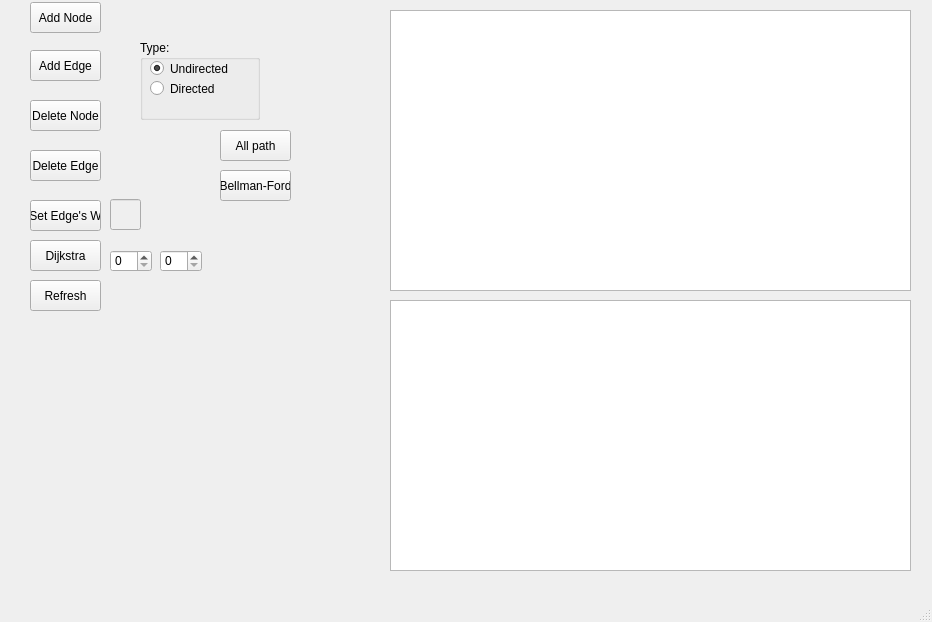
<?xml version="1.0" encoding="UTF-8"?>
<ui version="4.0">
 <class>MainWindow</class>
 <widget class="QMainWindow" name="MainWindow">
  <property name="geometry">
   <rect>
    <x>0</x>
    <y>0</y>
    <width>932</width>
    <height>622</height>
   </rect>
  </property>
  <property name="windowTitle">
   <string>Project</string>
  </property>
  <widget class="QWidget" name="centralwidget">
   <widget class="QGraphicsView" name="undirectedView">
    <property name="enabled">
     <bool>true</bool>
    </property>
    <property name="geometry">
     <rect>
      <x>390</x>
      <y>10</y>
      <width>521</width>
      <height>281</height>
     </rect>
    </property>
    <property name="cursor" stdset="0">
     <cursorShape>ArrowCursor</cursorShape>
    </property>
    <property name="mouseTracking">
     <bool>true</bool>
    </property>
   </widget>
   <widget class="QPushButton" name="btn_1">
    <property name="geometry">
     <rect>
      <x>30</x>
      <y>2</y>
      <width>71</width>
      <height>31</height>
     </rect>
    </property>
    <property name="text">
     <string>Add Node</string>
    </property>
   </widget>
   <widget class="QPushButton" name="btn_2">
    <property name="geometry">
     <rect>
      <x>30</x>
      <y>50</y>
      <width>71</width>
      <height>31</height>
     </rect>
    </property>
    <property name="text">
     <string>Add Edge</string>
    </property>
   </widget>
   <widget class="QPushButton" name="btn_3">
    <property name="geometry">
     <rect>
      <x>30</x>
      <y>100</y>
      <width>71</width>
      <height>31</height>
     </rect>
    </property>
    <property name="text">
     <string>Delete Node</string>
    </property>
   </widget>
   <widget class="QPushButton" name="btn_4">
    <property name="geometry">
     <rect>
      <x>30</x>
      <y>150</y>
      <width>71</width>
      <height>31</height>
     </rect>
    </property>
    <property name="text">
     <string>Delete Edge</string>
    </property>
   </widget>
   <widget class="QGroupBox" name="grb_graph_type">
    <property name="geometry">
     <rect>
      <x>140</x>
      <y>40</y>
      <width>120</width>
      <height>80</height>
     </rect>
    </property>
    <property name="title">
     <string>Type:</string>
    </property>
    <widget class="QRadioButton" name="rbtn_undirected">
     <property name="geometry">
      <rect>
       <x>10</x>
       <y>20</y>
       <width>82</width>
       <height>17</height>
      </rect>
     </property>
     <property name="text">
      <string>Undirected</string>
     </property>
     <property name="checked">
      <bool>true</bool>
     </property>
    </widget>
    <widget class="QRadioButton" name="rbtn_directed">
     <property name="geometry">
      <rect>
       <x>10</x>
       <y>40</y>
       <width>82</width>
       <height>17</height>
      </rect>
     </property>
     <property name="text">
      <string>Directed</string>
     </property>
    </widget>
   </widget>
   <widget class="QGraphicsView" name="directedView">
    <property name="enabled">
     <bool>true</bool>
    </property>
    <property name="geometry">
     <rect>
      <x>390</x>
      <y>300</y>
      <width>521</width>
      <height>271</height>
     </rect>
    </property>
    <property name="cursor" stdset="0">
     <cursorShape>ArrowCursor</cursorShape>
    </property>
    <property name="mouseTracking">
     <bool>true</bool>
    </property>
   </widget>
   <widget class="QPushButton" name="btn_5">
    <property name="geometry">
     <rect>
      <x>30</x>
      <y>200</y>
      <width>71</width>
      <height>31</height>
     </rect>
    </property>
    <property name="text">
     <string>Set Edge's W</string>
    </property>
   </widget>
   <widget class="QLineEdit" name="textbox">
    <property name="enabled">
     <bool>false</bool>
    </property>
    <property name="geometry">
     <rect>
      <x>110</x>
      <y>199</y>
      <width>31</width>
      <height>31</height>
     </rect>
    </property>
    <property name="text">
     <string/>
    </property>
   </widget>
   <widget class="QPushButton" name="btn_6">
    <property name="geometry">
     <rect>
      <x>30</x>
      <y>240</y>
      <width>71</width>
      <height>31</height>
     </rect>
    </property>
    <property name="text">
     <string>Dijkstra</string>
    </property>
   </widget>
   <widget class="QLabel" name="lbl_head">
    <property name="geometry">
     <rect>
      <x>10</x>
      <y>320</y>
      <width>321</width>
      <height>101</height>
     </rect>
    </property>
    <property name="styleSheet">
     <string notr="true"/>
    </property>
   </widget>
   <widget class="QLabel" name="lbl_body">
    <property name="geometry">
     <rect>
      <x>10</x>
      <y>420</y>
      <width>321</width>
      <height>61</height>
     </rect>
    </property>
    <property name="styleSheet">
     <string notr="true">while Q is not empty:
          u ← vertex in Q with min dist[u]   
          remove u from Q</string>
    </property>
    <property name="text">
     <string/>
    </property>
   </widget>
   <widget class="QLabel" name="lbl_foot">
    <property name="geometry">
     <rect>
      <x>10</x>
      <y>490</y>
      <width>321</width>
      <height>91</height>
     </rect>
    </property>
    <property name="text">
     <string/>
    </property>
   </widget>
   <widget class="QSpinBox" name="spb_source">
    <property name="geometry">
     <rect>
      <x>110</x>
      <y>250</y>
      <width>42</width>
      <height>22</height>
     </rect>
    </property>
   </widget>
   <widget class="QSpinBox" name="spb_des">
    <property name="geometry">
     <rect>
      <x>160</x>
      <y>250</y>
      <width>42</width>
      <height>22</height>
     </rect>
    </property>
    <property name="minimum">
     <number>0</number>
    </property>
   </widget>
   <widget class="QPushButton" name="btn_7">
    <property name="geometry">
     <rect>
      <x>30</x>
      <y>280</y>
      <width>71</width>
      <height>31</height>
     </rect>
    </property>
    <property name="text">
     <string>Refresh</string>
    </property>
   </widget>
   <widget class="QPushButton" name="btn_8">
    <property name="geometry">
     <rect>
      <x>220</x>
      <y>130</y>
      <width>71</width>
      <height>31</height>
     </rect>
    </property>
    <property name="text">
     <string>All path</string>
    </property>
   </widget>
   <widget class="QPushButton" name="btn_9">
    <property name="geometry">
     <rect>
      <x>220</x>
      <y>170</y>
      <width>71</width>
      <height>31</height>
     </rect>
    </property>
    <property name="text">
     <string>Bellman-Ford</string>
    </property>
   </widget>
  </widget>
  <widget class="QMenuBar" name="menubar">
   <property name="geometry">
    <rect>
     <x>0</x>
     <y>0</y>
     <width>932</width>
     <height>21</height>
    </rect>
   </property>
  </widget>
  <widget class="QStatusBar" name="statusbar"/>
 </widget>
 <resources/>
 <connections/>
</ui>
